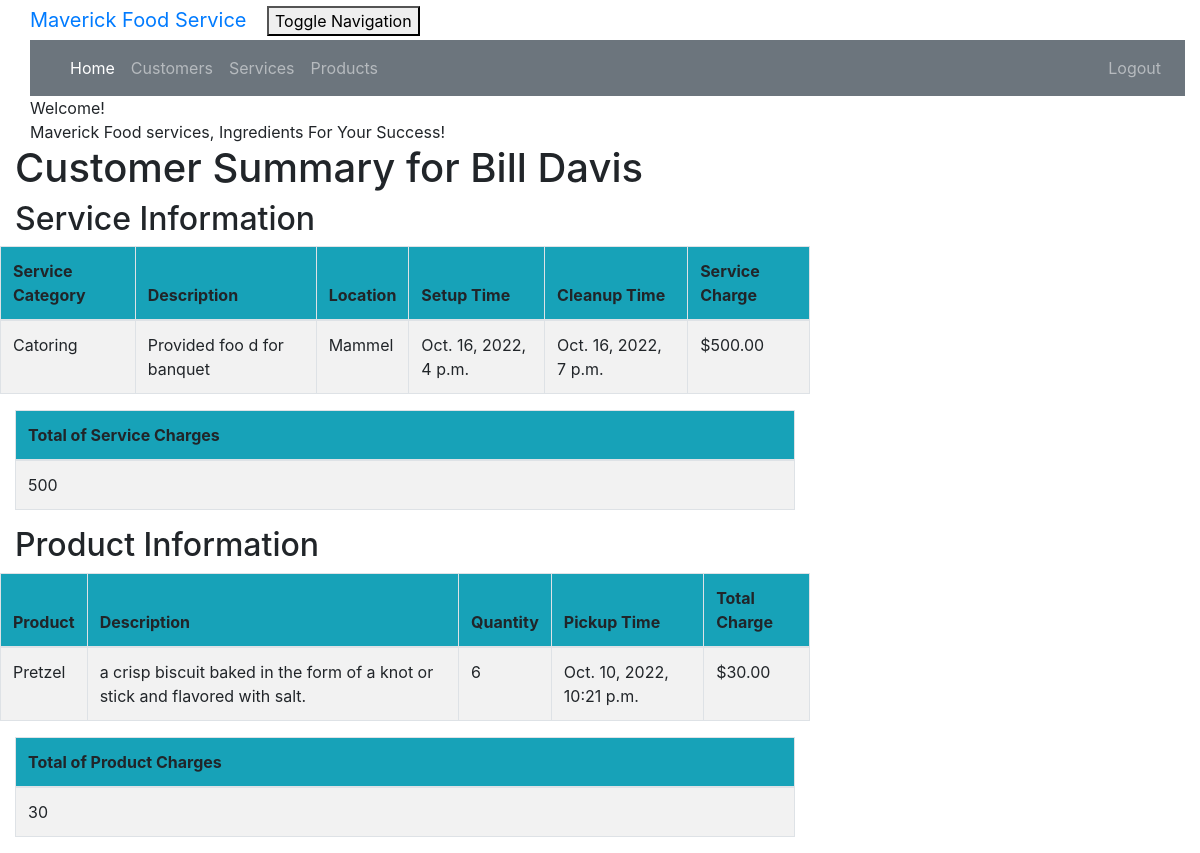
The page /customer/3/summary/ (signed in) on the database its author committed.
### crm/models.py (models this page shows, shortened)
class Customer(models.Model):
    cust_name = models.CharField(max_length=50)
    email = models.EmailField(max_length=100)
    phone = models.CharField(max_length=20)
    bldgroom = models.CharField(max_length=100)
    address = models.CharField(max_length=200)
    city = models.CharField(max_length=50)
    state = models.CharField(max_length=50)
    zipcode = models.CharField(max_length=10)
    organization = models.CharField(max_length=100)
    role = models.CharField(max_length=100)

class Service(models.Model):
    cust_name = models.ForeignKey(Customer, on_delete=models.CASCADE, related_name='services')
    service_category = models.CharField(max_length=100)
    description = models.TextField()
    location = models.CharField(max_length=200)
    setup_time = models.DateTimeField(
        default=timezone.now)
    cleanup_time = models.DateTimeField(
        default=timezone.now)
    service_charge = models.DecimalField(max_digits=10, decimal_places=2)
    created_date = models.DateTimeField(
        default=timezone.now)
    updated_date = models.DateTimeField(auto_now_add=True)

class Product(models.Model):
    cust_name = models.ForeignKey(Customer, on_delete=models.CASCADE, related_name='products')
    product = models.CharField(max_length=100)
    description = models.TextField()
    quantity = models.IntegerField()
    pickup_time = models.DateTimeField(
        default=timezone.now)
    charge = models.DecimalField(max_digits=10, decimal_places=2)
    created_date = models.DateTimeField(
        default=timezone.now)
    updated_date = models.DateTimeField(auto_now_add=True)

### crm/views.py (the view)
# urls.py: path('customer/<int:pk>/summary/', views.summary, name='summary'),
@login_required
def summary(request, pk):
    customer = get_object_or_404(Customer, pk=pk)
    services = Service.objects.filter(cust_name=pk)
    products = Product.objects.filter(cust_name=pk)
    sum_service_charge = \
        Service.objects.filter(cust_name=pk).aggregate(Sum('service_charge'))
    sum_product_charge = \
        Product.objects.filter(cust_name=pk).aggregate(Sum('charge'))
    sum = sum_product_charge.get("charge__sum")
    if sum== None:
        sum_product_charge = {'charge__sum' : Decimal('0')}
    sum = sum_service_charge.get("service_charge__sum")
    if sum== None:
        sum_service_charge = {'service_charge__sum' : Decimal('0')}
    return render(request, 'crm/summary.html', {'customer': customer,
                              'products': products,
                              'services': services,
                              'sum_service_charge': sum_service_charge,
                              'sum_product_charge': sum_product_charge,})

### crm/templates/crm/summary.html
{% extends 'crm/base.html' %}
{% block content %}
{% load mathfilters %}
{% load humanize %}
<div class="container">
    <div class="row">
        <div class="col-md-10 col-md-offset-1">
            <div class="panel panel-primary">
                <div class="panel-heading">Welcome!
                </div>
                    <div class="panel-body">
                        Maverick Food services, Ingredients For Your Success!
                    </div>
            </div>
        </div>
    </div>
</div>
    <div class="row">
      <h1 style="padding-left: 15Px">Customer Summary for {{ customer.cust_name }}</h1>
    </div>
    <div class="row">
        <h2 style="padding-left: 15Px">Service Information</h2>
    </div>
    <div class="row">
        <table class="table table-striped table-bordered table-hover">
            <thead>
            <tr class="bg-info">
                <th>Service Category</th>
                <th>Description</th>
                <th>Location</th>
                <th>Setup Time</th>
                <th>Cleanup Time</th>
                <th>Service Charge</th>
            </tr>
            </thead>
            <tbody>
            {% for service in services %}
                <tr>
                    <td>{{ service.service_category }}</td>
                    <td>{{ service.description }}</td>
                    <td>{{ service.location }}</td>
                    <td>{{ service.setup_time }}</td>
                    <td>{{ service.cleanup_time }}</td>
                    <td>${{ service.service_charge|floatformat:2|intcomma }}</td>
                </tr>
            {% endfor %}
            </tbody>
        </table>
    </div>
        <table class="table table-striped table-bordered table-hover">
        <thead>
            <tr class="bg-info">
                <th>Total of Service Charges</th>
            </tr>
        </thead>
        <tbody>
            <tr>
                <td>{{ sum_service_charge.service_charge__sum|intcomma }}</td>
            </tr>
        </tbody>
        </table>
    <div class="row">
        <h2 style="padding-left: 15Px">Product Information</h2>
    </div>
    <div class="row">
        <table class="table table-striped table-bordered table-hover">
            <thead>
                <tr class="bg-info">
                    <th>Product</th>
                    <th>Description</th>
                    <th>Quantity</th>
                    <th>Pickup Time</th>
                    <th>Total Charge</th>
                </tr>
            </thead>
                <tbody>
                    {% for product in products %}
                        <tr>
                            <td>{{ product.product }}</td>
                            <td>{{ product.description }}</td>
                            <td>{{ product.quantity|intcomma }}</td>
                            <td>{{ product.pickup_time }}</td>
                            <td>${{ product.charge|floatformat:2|intcomma }}</td>
                        </tr>
                    {% endfor %}
                </tbody>
        </table>
    </div>
        <table class="table table-striped table-bordered table-hover">
            <thead>
                <tr class="bg-info">
                    <th>Total of Product Charges</th>
                </tr>
            </thead>
            <tbody>
                <tr>
                    <td>{{ sum_product_charge.charge__sum|intcomma }}</td>
                </tr>
            </tbody>
    </table>
</div>
{% endblock %}

### crm/static/css/portfolio.css (style rules this page uses)
body { padding-left: 15px; }

### rows shown on the page
Customer: cust_name "Bill Davis"
Service: service_category "Catoring", description "Provided foo d for banquet", location "Mammel", setup_time "Oct. 16, 2022, 4 p.m.", cleanup_time "Oct. 16, 2022, 7 p.m.", service_charge "500.00"
Product: product "Pretzel", description "a crisp biscuit baked in the form of a knot or stick and flavored with salt.", quantity "6", pickup_time "Oct. 10, 2022, 10:21 p.m.", charge "30.00"

### other values the page prints
{{ sum_service_charge.service_charge__sum|intcomma }} "500"
{{ sum_product_charge.charge__sum|intcomma }} "30"
